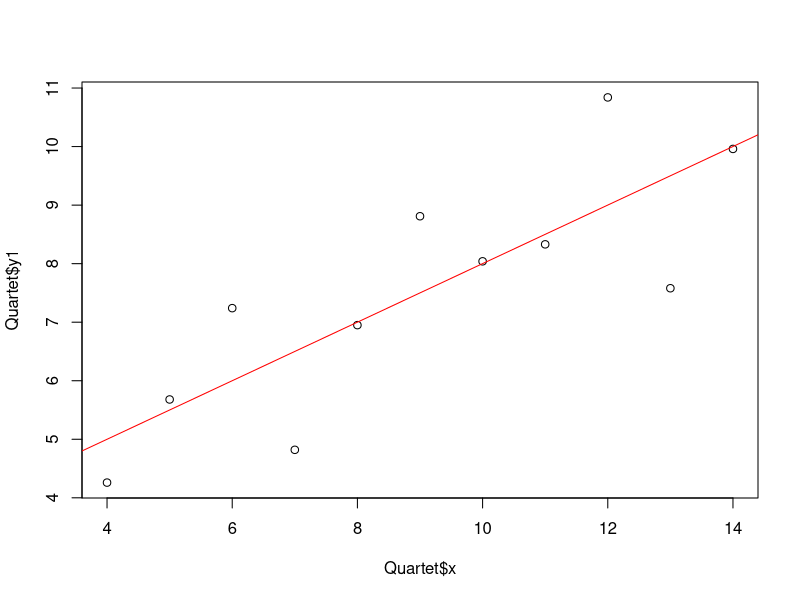

Write R code to recreate this figure. (Note: this script raises an error after producing the figure.)
## ---- chunk 1
x=1:5
sum(x) 
mean(x)
var(x)
sqrt(var(x))
## ---- chunk 2
#S4 class example
setClass("BMI",
  representation(
    name = "character",
    weight = "numeric",
    height = "numeric"
  )         
)
setMethod(f='show',"BMI",function(obj){
            BMI <-obj@weight/((obj@height/100)^2)
            cat(obj@name,"\n")
            cat("BMI= ",BMI)
          }
)
john <- new("BMI",name="JOHN",weight=70,height=182)

## ---- chunk 3
#安裝car套件
install.packages("car")
#引用car套件
library("car")
#使用範例資料Quartet
data(Quartet)
#利用Quartet資料x和y1變數畫出點散佈圖
plot(Quartet$x, Quartet$y1)
#建立回歸模型並assign到fit變數中
fit = lm(Quartet$y1 ~ Quartet$x)
#在plot畫出的點散佈圖上加上迴歸線
abline(fit, col="red")
## ---- chunk 4
#文件查詢
help(package="base")
?base:sum
?sum
help.search("sum")

#範例演釋
demo()
example()

#使用內建資料集
data()

#看現有變數
ls()
#移除變數
rm()
#查看資料型態
# difference between class, typeof, and mode
#http://stackoverflow.com/questions/6258004/r-types-and-classes-of-variables
class()
typeof()
mode()

class(1.3)
typeof(1.3)
mode(1.3)

class(1)
typeof(1L)
mode(1L)
#查看資料結構
str()

str(c(1,2,3))
## ---- chunk 5
3+8
3-8
3*8
3/8
1/0
11%%2
3<4
2==5
T == TRUE

## ---- chunk 6
a = 3
a <- 5 # ( alt + - )

a / 2
a = a / 2

fit = lm(y1 ~ x, data =Quartet)
fit <- lm(y1 ~ x, data =Quartet)
## ---- chunk 7
character(5)  ## character vector of length 5
numeric(5)
logical(5)
x = c(1,2,3,7)
y= c(2,3,5,1)
x+y
x*y
x - y
x/y

x + 10
x + c(10)
x + c(1,2)
x + c(1,2,1,2)

x == c(1,99,3,4)

c(1,2,3)
c(1, TRUE, "three")
c(2,T,3)
c(c(1,2,3,4),c(5))

x = c(1,2,3,4,NA)
sum(x)
sum(x, na.rm=T)

height_vec = c(180,169,173)
height_vec
names(height_vec) = c("Brian", "Toby", "Sherry")
height_vec

name_vec = c("Brian", "Toby", "Sherry")
names(height_vec) = name_vec
height_vec > 175
height_vec / 100
height_vec > 175 | height_vec < 170
height_vec < 175 & height_vec > 170

height_vec[1]
height_vec['Brian']
height_vec[height_vec > 175]

## ---- chunk 8
1:20
seq(1,20)
20:1
?seq
seq(1,20,by=2)
seq(1,20,length=2)

x <- seq(1, 20, 0.1)
y <- sin(x)
#y <- cos(x)
plot(x, y)

rep(1,5)
?rep
rep(c(1,2), times=5)
rep(c(1,2), times=c(1,2))
rep(c(1,2), each=5)
rep_len(c(1,2),5)

paste("the","big","bang","theory")
paste("big","bang",sep="")
paste("big","bang",sep=";")
paste(c("big","bang"),1:4)
length(paste(c("big","bang"),1:4,collapse = "+" ))
## ---- chunk 9
matrix(1:9, byrow=TRUE, nrow=3)
matrix(1:9, nrow=3)
kevin = c(85,73)
marry = c(72,64)
jerry = c(59,66)
mat = matrix(c(kevin, marry, jerry), nrow=3, byrow= TRUE)
colnames(mat) = c('first', 'second')
rownames(mat) = c('kevin', 'marry', 'jerry')
mat

# basic
dim(mat)
nrow(mat)
ncol(mat)
t(mat) #transpose
mat[1,]
mat[,1]
mat[1:2,]
mat[c('kevin','jerry'),]
mat[c('kevin','jerry'),'first']
rowSums(mat)
colSums(mat)

# insert new value
mat2 = rbind(mat, c(78,63))
rownames(mat2)[nrow(mat2)] = 'sam'
mat2

mat3 = cbind(mat2,c(82,77,70,64))
colnames(mat3)[ncol(mat3)] = 'third'
mat3

rowMeans(mat3)
colMeans(mat3)


# arithmetic
m1 = matrix(1:4, byrow=TRUE, nrow=2)
m2 = matrix(5:8, byrow=TRUE, nrow=2)

m1 + m2
m1 - m2
m1 * m2
m1 / m2

m1 %*% m2

## ---- chunk 10
# syntax
weather= c("sunny","rainy", "cloudy", "rainy", "cloudy")
class(weather)
weather_category = factor(weather)
weather_category
class(weather_category)
# order
temperature = c("Low", "High", "High", "Medium", "Low", "Medium")
temperature_category = factor(temperature, order = TRUE, levels = c("Low", "Medium", "High"))
temperature_category
temperature_category[3] > temperature_category[1]
temperature_category[4] > temperature_category[3]

# change levels name
weather= c("s","r", "c", "r", "c")
weather_factor = factor(weather)
levels(weather_factor) = c("cloudy","rainy","sunny")
weather_factor
## ---- chunk 11
df = data.frame(a=c(1,2,3,4,5),b=c(2,3,4,5,6))
df
class(df)
str(df)

data(iris)
head(iris)
tail(iris, 10)
tail(iris)
str(iris)

iris[1:3,]
iris[1:3,1]
iris[1:3,"Sepal.Length"]
head(iris[,1:2])
iris$"Sepal.Length"

#取前五筆包含length 及 width 的資料
Five.Sepal.iris = iris[1:5, c("Sepal.Length","Sepal.Width")]
#可以用條件做篩選
setosa.data = iris[iris$Species=="setosa",1:5]
str(setosa.data)

#使用which 做資料篩選
which(iris$Species=="setosa")

#attach() detach()
attach(iris)
Species
setosa.data = iris[Species=="setosa",1:5]
###注意attach只是目前資料集的快照(snapshot),若原始資料有更動,attach中的資料不會跟著變動
iris[1,1]
iris[1,1] = 5.5
iris
Sepal.Length[1]
detach()

#merge進行資料合併
flower.type = data.frame(Species = "setosa", Flower = "iris")
merge(flower.type, iris[1:3,], by ="Species")

#用order做資料排序
iris[order(iris$Sepal.Length, decreasing = TRUE),]

#繪圖
table.iris = table(iris$Species)
pie(table.iris)
hist(iris$Sepal.Length)

boxplot(Petal.Width ~ Species, data = iris)
plot(x=iris$Petal.Length, y=iris$Petal.Width, col=iris$Species)



## ---- chunk 12
getwd()
setwd("C:/Users/BigData/Desktop")
tw2330 = read.csv("table.csv", header=TRUE)

test.data = read.table("match.txt" ,header = TRUE, sep="|")

#table
write.table(test.data, file = "test.txt" , sep = " ")
#csv
write.csv(test.data, file = "test.csv")

## ---- chunk 13
item = list(thing="hat", size=8.25)
item

test = list(name="Toby", score = c(87,57,72))
test$score
test$score[2]

flower= list(title="iris dataset", data= iris)
class(flower)
class(flower$data)
flower$data[1,"Sepal.Width"]
## ---- chunk 14
x=5;
if(x>3){
  print
  ("x > 3");
}else{
  print
  ("x <= 3");
}


x=5;
if(x>3){
  print ("x > 3");
} else if (x ==3){
  print ("x == 3");
}else{
  print
  ("x <= 3");
}

x=5;
if(x>5){
  print ("aaa");
} else if (x <= 5 & x > 3 ){
  print ("bbb");
}else{
  print
  ("ccc");
}


for(i in 1:10){
  print(i);
}

sum=0
for(i in 1:100){
  sum= sum+ i;
}
sum

sum(1:100)


ary = rep(NA, 100)
for(i in 1:100){
  ary[i]= i;
}
ary


ary2 =c()
for(i in 1:100){
  ary2 = c(ary2, i);
}
ary2

sum = 0;
cnt = 0;
while(cnt <= 100){
  sum = sum + cnt;
  cnt = cnt + 1;
}
sum
## ---- chunk 15
f = function(a){
    print(a+3)
}

f1 = function(a = 3) {
    print(a+3)
}

f2 = function(a, b = 2, c = NULL) {
   a + b
}

b = 3
f3 = function(a) {
    b = 2
    b
}

f4 = function(a,b){
    if(a > 3){
       a = 100;
    }
    a + b;
}
## ---- chunk 16
grades =list(kevin = c(80,60,92), marry = c(56,75,64,84,56), QOO = c(10,20,3,4,10))

unlist(grades[1])
for (i in 1:length(grades)){
      print(sum(unlist(grades[i])));
}

lapply(grades, sum)
lapply(grades, mean)
lapply(grades, function(e){list(sum = sum(e), min = min(e))})

lapply(c(1,2,3,4,5),  function(e){paste(as.character(e), "hello")})
m1 = matrix(1:4, byrow=TRUE, nrow=2)
m2 = matrix(5:8, byrow=TRUE, nrow=2)

li = list(m1, m2)
lapply(li, mean)


class(lapply(grades, sum))
sapply(grades, sum)

m1 = matrix(1:4, byrow=TRUE, nrow=2)
m2 = matrix(5:8, byrow=TRUE, nrow=2)
li = list(m1, m2)
sapply(li, mean)
sapply(li,function(e) e[1,])

m = matrix(1:4, byrow=TRUE, nrow=2)
apply(m, 1, sum) # rowsums
apply(m, 2, sum) # colsums

rowmeans = apply(m, 1, mean)
colmeans = apply(m, 2, mean)

x = c(80,70,59,88,72,57)
t = c(1,1,2,1,1,2)
tapply(x,t, mean)

data(iris)

tapply(iris$Sepal.Length, iris$Species,mean)

